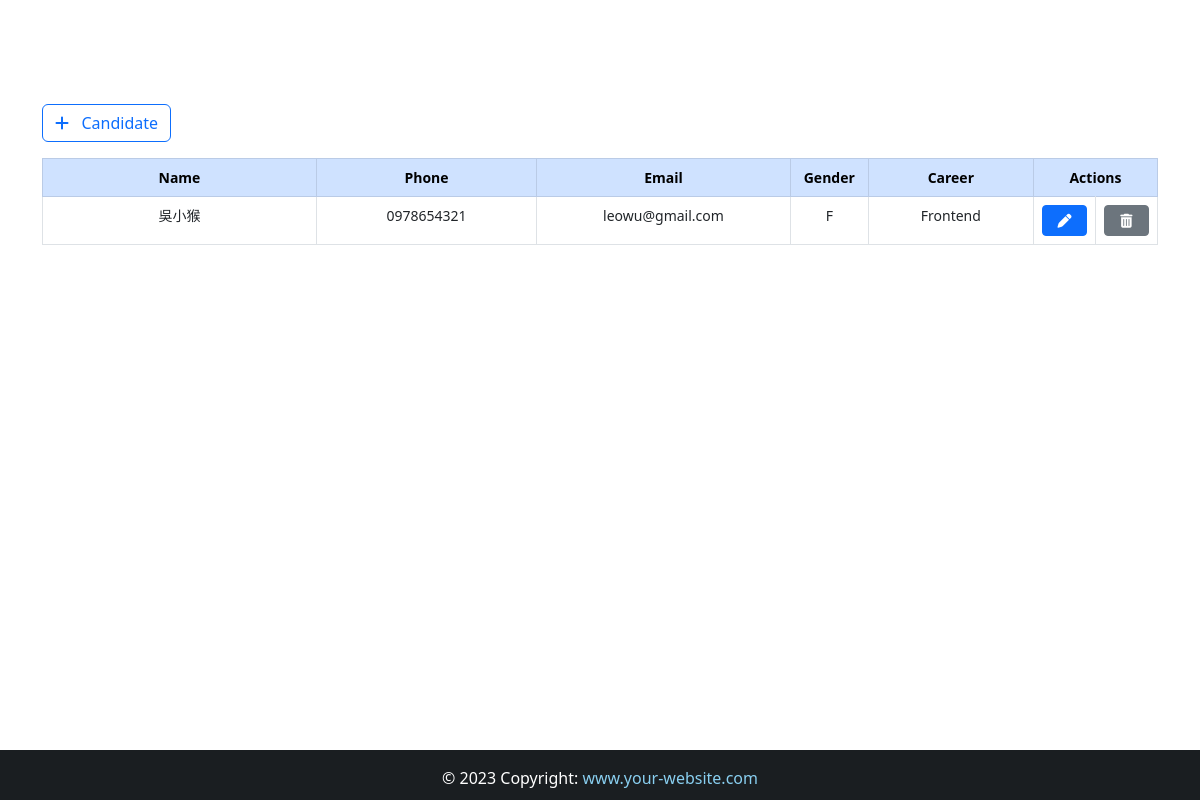
Before: / with the older database file.
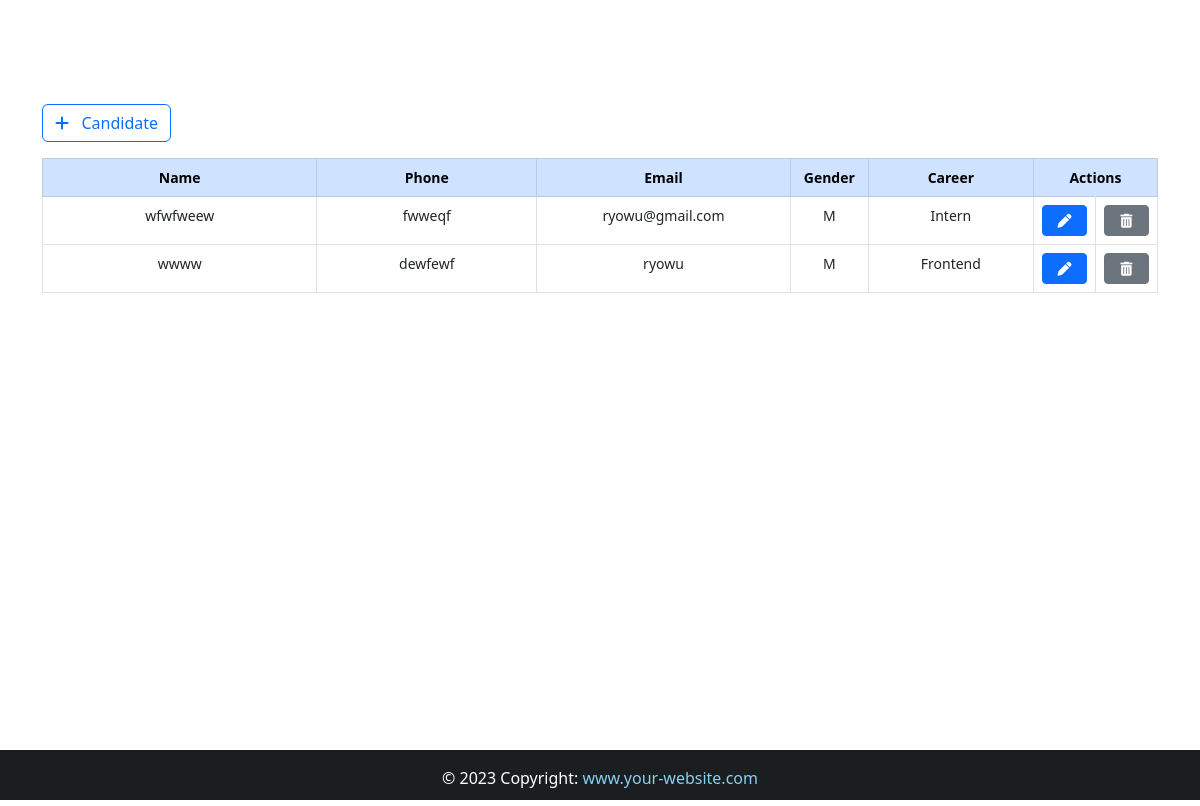
After: the same page with the newer database file.
### App/models.py (models this page shows, shortened)
class Candidate(models.Model):
    name=models.CharField(max_length=100)
    phone=models.CharField(max_length=25)
    email=models.CharField(max_length=100)
    gender=models.CharField(max_length=1, choices=GENDER)
    career=models.CharField(max_length=50, choices=CAREER)

### App/views.py (the view)
# urls.py: path('', views.Read.as_view(),name="read"),
class Read(ListView):
  model=Candidate
  queryset = Candidate.objects.all()

### App/templates/App/candidate_list.html
{% extends 'App/base.html' %}
{% block content %}
<div class="container">
  <a href="{% url 'create' %}" class="btn btn-outline-primary mb-3 mt-5">
    <i class="fas fa-plus"></i>&nbsp;&nbsp; Candidate
  </a>
  <table class="table table-bordered" style="text-align:center; font-size:14px;">
    <thead class="table-primary">
      <tr>
        <th style="width: 25%;">Name</th>
        <th style="width: 20%;">Phone</th>
        <th style="width: 23%;">Email</th>
        <th style="width: 7%;">Gender</th>
        <th style="width: 15%;">Career</th>
        <th colspan="2" style="width: 10%;">Actions</th>
      </tr>
    </thead>
    {% for candidate in object_list %}
    <tr>
      <td>{{ candidate.name}}</td>
      <td>{{ candidate.phone}}</td>
      <td>{{ candidate.email}}</td>
      <td>{{ candidate.gender}}</td>
      <td>{{ candidate.career}}</td>
      <td>
        <a href="{% url 'update' pk=candidate.id %}" class="btn btn-primary btn-sm" style="width:45px;">
          <i class="fas fa-pen"></i>
        </a>
      </td>
      <td>
        <a href="{% url 'delete' pk=candidate.id %}" class="btn btn-secondary btn-sm" style="width:45px;">
          <i class="fas fa-trash-alt"></i>
        </a>
      </td>
    </tr>
    {% endfor %}
  </table>
</div>
{% endblock content %}

### App/templates/App/base.html (shortened to what this page needs)
{% load static %}
<!DOCTYPE html>
<html lang="en">
<head>
  <link href="https://cdn.jsdelivr.net/npm/bootstrap@5.3.0-alpha3/dist/css/bootstrap.min.css" rel="stylesheet"
>
  <link rel="stylesheet" href="https://cdnjs.cloudflare.com/ajax/libs/font-awesome/6.4.0/css/all.min.css"
 />
  <link rel="stylesheet" href="{% static 'css/style.css' %}">
</head>
<body>
  <div class="wrapper">
    <header>
      <nav class="navbar navbar-expand-lg navbar-dark navbar {% block navbar %}{% endblock navbar %}">
        <a class="navbar-brand flex-grow-1 text-center">
          {% block nav-content %}
          <i class="fas fa-user-friends"></i>&nbsp;&nbsp; LIST OF CADIDATES
          {% endblock nav-content %}
        </a>
      </nav>
    </header>
    {% block content %}{% endblock content %}
  </div>
  <footer class="bg-dark text-center text-lg-start" id="footer" style="color: #fff;">
    <div class="text-center p-3" style="background-color:rgba(0,0,0,0.2);">
      &copy; {% now "Y" %} Copyright:
      <a style="text-decoration:none;" class="text-light">
        <span {% block footer %} style="color:#89cff0;" {% endblock footer %}>
          www.your-website.com
        </span>
      </a>
    </div>
  </footer>
</body>
</html>

### App/static/css/style.css (style rules this page uses)
html,body { height: 100%; margin: 0; max-width: 100%; overflow: hidden; }
.wrapper { min-height: 100%; margin-bottom: -50px; }
#footer, .push { height: 50px; }

Changed rows visible on the page:
removed Candidate: name "吳小猴", phone "0978654321", email "leowu@gmail.com", gender "F", career "Frontend"
added Candidate: name "wfwfweew", phone "fwweqf", email "ryowu@gmail.com", gender "M", career "Intern"
added Candidate: name "wwww", phone "dewfewf", email "ryowu", gender "M", career "Frontend"
